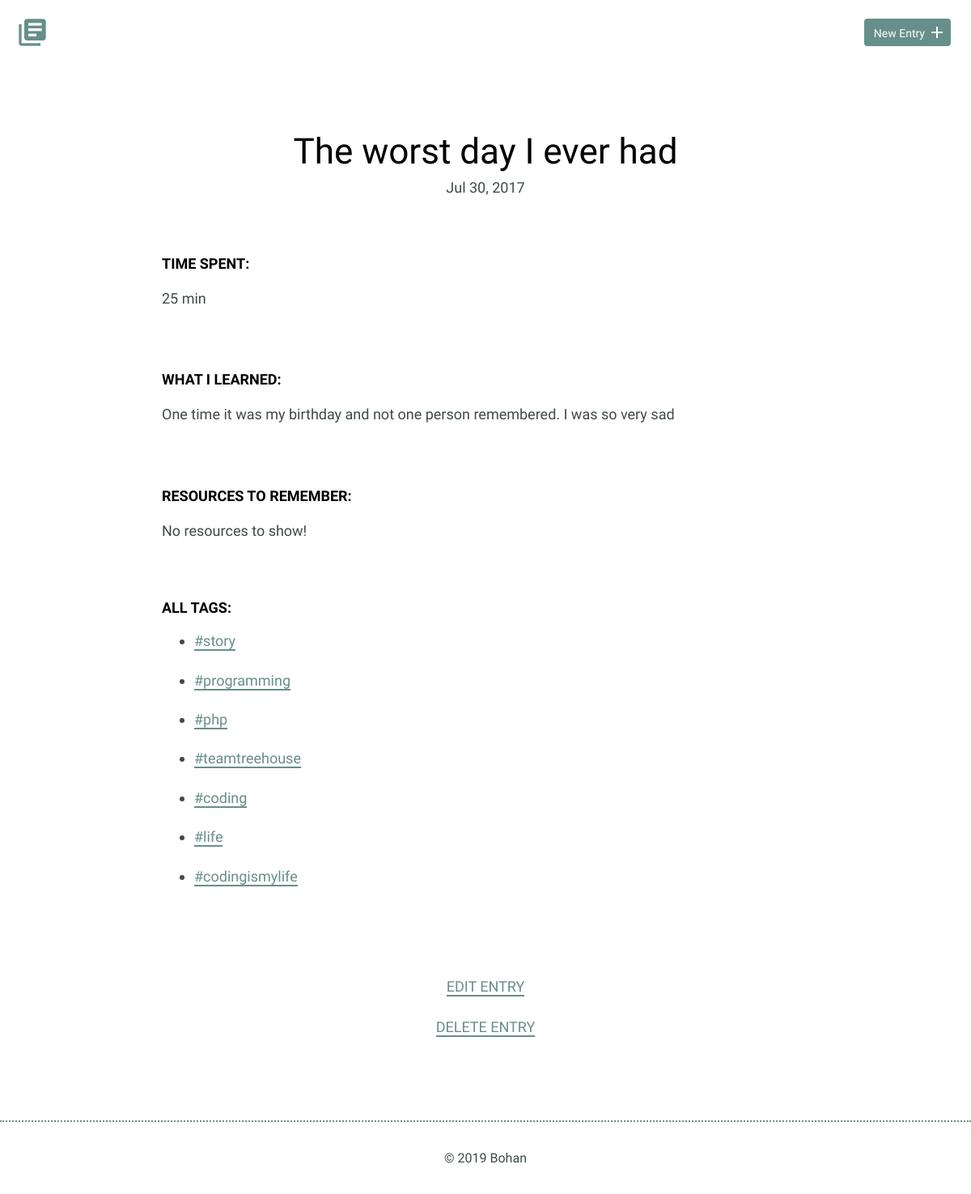
Screenshot of /detail.php?id=2 with the database file from the repository.
### tables this page shows
CREATE TABLE "entries" (
	`id`	INTEGER,
	`title`	TEXT,
	`date`	TEXT,
	`time_spent`	INTEGER,
	`learned`	BLOB,
	`resources`	BLOB,
	PRIMARY KEY(`id`)
);

### inc/db_fetch_detail.php (called while the page is built, shortened)
<?php
    function db_fetch_detail_no_tags(){
        try{
            include('db_connection.php');
            $id = filter_input(INPUT_GET, 'id', FILTER_SANITIZE_NUMBER_INT);
            $sql = "
                SELECT * FROM entries WHERE entries.id = ?
            ";
            $pdo = $db->prepare($sql);
            $pdo->bindValue(1, $id, PDO::PARAM_INT);
            $pdo->execute();
            $results = $pdo->fetch(PDO::FETCH_ASSOC);
            return $results;
        }catch(Exception $e){
            echo $e->getMessage();
        }
    }
?>

### inc/db_fetch.php (called while the page is built, shortened)
<?php
    function db_fetch_tags(){
        try{
            include('db_connection.php');
            $sql = "SELECT DISTINCT `tag_name` FROM `tags`";
            $pdo = $db->prepare($sql);
            $pdo->execute();
            $results = $pdo->fetchAll(PDO::FETCH_ASSOC);
            return $results;
        }catch(Exception $e){
            echo $e->getMessage();
        }
    }
?>

### detail.php (the view, shortened to what this page needs)
<!DOCTYPE html>
<html>
    <head>
        <link rel="stylesheet" href="css/normalize.css">
        <link rel="stylesheet" href="css/site.css">
    </head>
    <body>
        <?php
            include("header.php");
        ?>
        <section>
            <div class="container">
                <div class="entry-list single">
                    <?php
                        include('inc/db_fetch.php');
                        include('inc/db_fetch_detail.php');
                        $result = db_fetch_detail_no_tags();
                        $tags = db_fetch_tags();
                        echo
                        "<article>"
                        .   "<h1>$result[title]</h1>"
                            ."<time datetime=$result[date]>" . date_format(new DateTime($result['date']), 'M d, Y') . "</time>"
                            ."<div class='entry'>"
                                ."<h3>Time Spent: </h3>"
                                ."<p>$result[time_spent]</p>"
                            ."</div>"
                            ."<div class='entry'>"
                                ."<h3>What I Learned:</h3>"
                                ."<p>$result[learned]</p>"
                            ."</div>"
                            ."<div class='entry'>"
                                ."<h3>Resources to Remember:</h3>";
                                if(empty($result['resources'])){
                                    echo "<p>No resources to show!</p>";
                                }else{
                                    echo
                                    "<ul>"
                                        ."<li><a href=''>$result[resources]</a></li>"
                                    ."</ul>";
                                }
                            echo "</div>"
                        ."</article>";
                        echo "<h3>All Tags:</h3>";
                        foreach($tags as $tag){
                            echo  "<ul>"
                                 ."<li><a href='filtered.php?filter=$tag[tag_name]'>#$tag[tag_name]</a></li>"
                             ."</ul>";
                         }
                    ?>
                </div>
            </div>
            <div class="edit">
                <?php
                    echo "<p><a href='edit.php?id=$result[id]'>Edit Entry</a></p>";
                    echo "<p><a href='inc/db_delete.php?id=$result[id]'>Delete Entry</a></p>";
                ?>
            </div>
        </section>
        <?php
            include("footer.php");
        ?>
    </body>
</html>

### css/site.css (style rules this page uses)
body { font-size: 16px; color: #404a49; font-family: 'Cousine', serif; font-weight: 400; }
.container { margin: 0 auto; padding: 0 25px; }
h1, h2, h3 { margin: 0; font-weight: 400; line-height: 1em; color: #000; }
h1 { font-size: 44px; margin-bottom: 12px; }
h3 { font-size: 18px; font-family: 'Work Sans', serif; font-weight: 600; text-transform: uppercase; }
p { line-height: 1.8em; font-size: 18px; }
p a { border-bottom: 2px solid #678f89; padding: 0; color: #678f89; text-decoration: none; }
ul li { line-height: 1.8em; font-size: 18px; }
ul li a { border-bottom: 2px solid #678f89; line-height: 1.8em; color: #678f89; text-decoration: none; }
.entry-list, .edit-entry, .new-entry { max-width: 800px; margin: 0 auto; padding: 70px 0 150px 0; }
.entry-list article { margin-bottom: 70px; text-align: center; }
.entry-list.single { padding-bottom: 70px; }
.entry-list.single time { font-size: 18px; }
.entry { max-width: 800px; margin: 75px auto 0 auto; text-align: left; }
.entry p { margin-bottom: 40px; }
.edit { padding-bottom: 80px; text-align: center; margin: 0 auto; }
.edit a { font-weight: 400; text-transform: uppercase; font-size: 18px; }

### rows the page displays
entries: title "The worst day I ever had", date "Jul 30, 2017", time_spent "25 min", learned "One time it was my birthday and not one person remembered. I was so very sad"

### other values shown
$tag[tag_name] "story"
$tag[tag_name] "programming"
$tag[tag_name] "php"
$tag[tag_name] "teamtreehouse"
$tag[tag_name] "coding"
$tag[tag_name] "life"
$tag[tag_name] "codingismylife"
